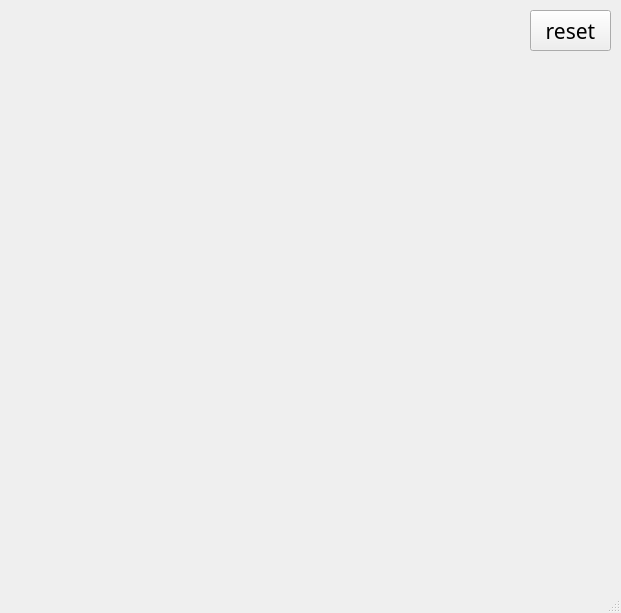
<?xml version="1.0" encoding="UTF-8"?>
<ui version="4.0">
 <class>MainWindow</class>
 <widget class="QMainWindow" name="MainWindow">
  <property name="geometry">
   <rect>
    <x>0</x>
    <y>0</y>
    <width>621</width>
    <height>613</height>
   </rect>
  </property>
  <property name="windowTitle">
   <string>MainWindow</string>
  </property>
  <widget class="QWidget" name="centralwidget">
   <widget class="QPushButton" name="pb">
    <property name="geometry">
     <rect>
      <x>530</x>
      <y>10</y>
      <width>81</width>
      <height>41</height>
     </rect>
    </property>
    <property name="font">
     <font>
      <family>둥근모꼴</family>
      <pointsize>16</pointsize>
     </font>
    </property>
    <property name="text">
     <string>reset</string>
    </property>
    <property name="iconSize">
     <size>
      <width>100</width>
      <height>100</height>
     </size>
    </property>
   </widget>
  </widget>
  <widget class="QMenuBar" name="menubar">
   <property name="geometry">
    <rect>
     <x>0</x>
     <y>0</y>
     <width>621</width>
     <height>21</height>
    </rect>
   </property>
  </widget>
  <widget class="QStatusBar" name="statusbar"/>
 </widget>
 <resources/>
 <connections/>
</ui>
